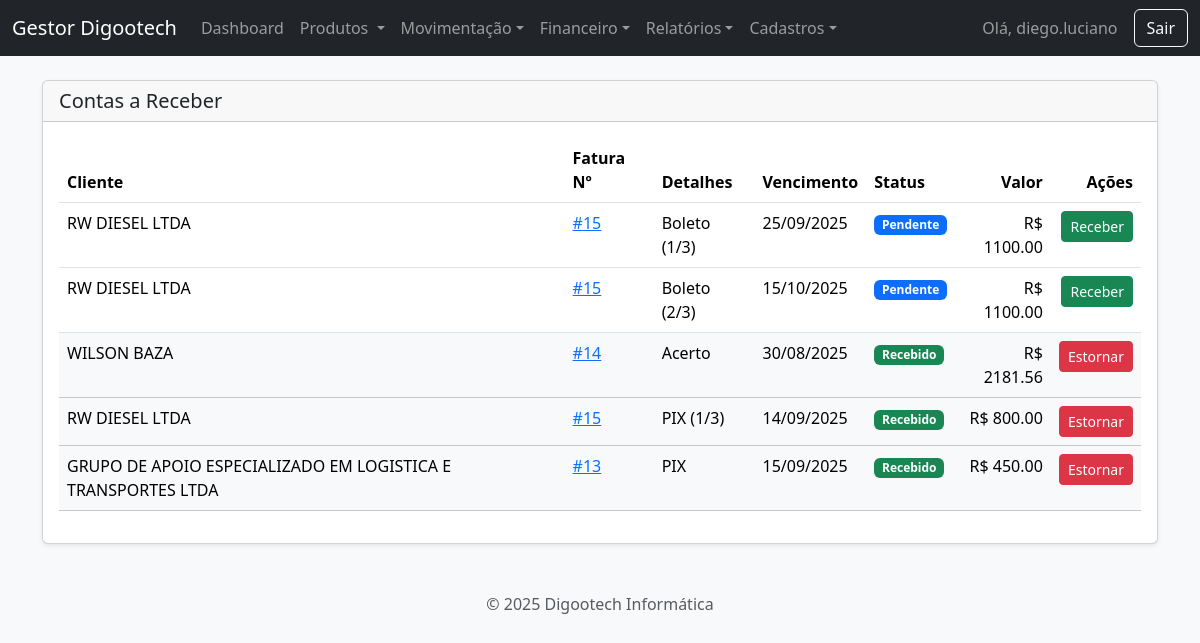
/contas-a-receber (signed in), run on the app's committed database.
### app.py (models this page shows, shortened)
class User(UserMixin, db.Model):
    id = db.Column(db.Integer, primary_key=True)
    username = db.Column(db.String(80), unique=True, nullable=False)
    password_hash = db.Column(db.String(200), nullable=False)

class Pagamento(db.Model):
    id = db.Column(db.Integer, primary_key=True)
    faturamento_id = db.Column(db.Integer, db.ForeignKey('faturamento.id'), nullable=False)
    tipo_pagamento = db.Column(db.String(20), nullable=False)
    valor = db.Column(db.Float, nullable=False)
    data_vencimento = db.Column(db.Date, nullable=False)
    chave_pix = db.Column(db.String(100), nullable=True)
    numero_parcelas = db.Column(db.Integer, default=1)
    status = db.Column(db.String(20), default='Pendente')

class Cliente(db.Model):
    id = db.Column(db.Integer, primary_key=True)
    tipo_pessoa = db.Column(db.String(10), nullable=False, default='FISICA')
    nome = db.Column(db.String(100), unique=True)
    cpf = db.Column(db.String(14), unique=True)
    razao_social = db.Column(db.String(150), unique=True)
    cnpj = db.Column(db.String(18), unique=True)
    inscricao_estadual = db.Column(db.String(20))
    email = db.Column(db.String(100))
    telefone = db.Column(db.String(11))
    cep = db.Column(db.String(9))
    rua = db.Column(db.String(150))
    numero = db.Column(db.String(20))
    bairro = db.Column(db.String(100))
    cidade = db.Column(db.String(100))
    uf = db.Column(db.String(2))
    ordens = db.relationship('OrdemServico', backref='cliente', lazy=True)
    @property
    def nome_exibicao(self): return self.nome if self.tipo_pessoa == 'FISICA' else self.razao_social

class Faturamento(db.Model):
    id = db.Column(db.Integer, primary_key=True)
    data_emissao = db.Column(db.DateTime, default=datetime.datetime.utcnow)
    data_vencimento = db.Column(db.Date, nullable=False)
    tipo_pagamento = db.Column(db.String(20), nullable=False)
    chave_pix = db.Column(db.String(100), nullable=True)
    cliente_id = db.Column(db.Integer, db.ForeignKey('cliente.id'), nullable=False)
    ordens = db.relationship('OrdemServico', secondary=faturamento_os, backref='faturamento', lazy='dynamic')
    cliente = db.relationship('Cliente')
    pagamentos = db.relationship('Pagamento', backref='faturamento', lazy=True, cascade="all, delete-orphan")

### app.py (the view)
@app.route('/contas-a-receber')
@login_required
def gerenciar_contas_a_receber():
    contas = Pagamento.query.order_by(Pagamento.status.asc(), Pagamento.data_vencimento.asc()).all()
    return render_template('contas_a_receber.html', contas=contas, today_date=datetime.date.today())

### app.py (called while the page is built)
@login_manager.user_loader
def load_user(user_id):
    return db.session.get(User, int(user_id))

### templates/contas_a_receber.html
{% extends 'base.html' %}
{% block content %}
<div class="card shadow-sm">
    <div class="card-header"><h2 class="h5 mb-0">Contas a Receber</h2></div>
    <div class="card-body">
        <table class="table table-hover">
            <thead><tr><th scope="col">Cliente</th><th scope="col">Fatura Nº</th><th scope="col">Detalhes</th><th scope="col">Vencimento</th><th scope="col">Status</th><th scope="col" class="text-end">Valor</th><th scope="col" class="text-end">Ações</th></tr></thead>
            <tbody>
                {% for conta in contas %}
                <tr class="{{ 'table-light text-muted' if conta.status == 'Recebido' else '' }}">
                    <td>{{ conta.faturamento.cliente.nome_exibicao if conta.faturamento.cliente else 'N/A' }}</td>
                    <td><a href="{{ url_for('gerar_fatura_pdf', fatura_id=conta.faturamento.id) }}" target="_blank">#{{ conta.faturamento.id }}</a></td>
                    <td>
                        {% set contagem_parcelas = conta.faturamento.pagamentos|length %}
                        {{ conta.tipo_pagamento }} {% if contagem_parcelas > 1 %} ({{ conta.numero_parcelas }}/{{ contagem_parcelas }}) {% endif %}
                    </td>
                    <td>{{ conta.data_vencimento.strftime('%d/%m/%Y') }}</td>
                    <td>
                        {% if conta.status == 'Recebido' %}
                            <span class="badge bg-success">Recebido</span>
                        {% else %}
                            {% set dias_para_vencer = (conta.data_vencimento - today_date).days %}
                            {% if dias_para_vencer < 0 %}
                                <span class="badge bg-danger">Vencido ({{ dias_para_vencer * -1 }}d)</span>
                            {% elif dias_para_vencer <= 7 %}
                                <span class="badge bg-warning text-dark">A Vencer ({{ dias_para_vencer }}d)</span>
                            {% else %}
                                <span class="badge bg-primary">Pendente</span>
                            {% endif %}
                        {% endif %}
                    </td>
                    <td class="text-end">R$ {{ "%.2f"|format(conta.valor) }}</td>
                    <td class="text-end">
                        <div class="btn-group">
                            {% if conta.status == 'Pendente' %}
                                <form action="{{ url_for('marcar_como_recebido', pagamento_id=conta.id) }}" method="POST" onsubmit="return confirm('Confirmar o recebimento deste valor?');"><button type="submit" class="btn btn-success btn-sm">Receber</button></form>
                            {% else %}
                                <form action="{{ url_for('estornar_recebimento', pagamento_id=conta.id) }}" method="POST" onsubmit="return confirm('Tem certeza que deseja estornar este recebimento?');"><button type="submit" class="btn btn-danger btn-sm">Estornar</button></form>
                            {% endif %}
                        </div>
                    </td>
                </tr>
                {% else %}
                <tr><td colspan="7" class="text-center">Nenhuma conta a receber encontrada.</td></tr>
                {% endfor %}
            </tbody>
        </table>
    </div>
</div>
{% endblock %}

### templates/base.html (shortened to what this page needs)
<!DOCTYPE html>
<html lang="pt-br">
<head>
    <link href="{{ url_for('static', filename='css/bootstrap.min.css') }}" rel="stylesheet">
    <link href="https://cdn.jsdelivr.net/npm/select2@4.1.0-rc.0/dist/css/select2.min.css" rel="stylesheet" />
    <link rel="stylesheet" href="https://cdn.jsdelivr.net/npm/select2-bootstrap-5-theme@1.3.0/dist/select2-bootstrap-5-theme.min.css" />
    <link rel="stylesheet" href="{{ url_for('static', filename='style.css') }}">
</head>
<body class="bg-light {{ body_class or '' }}">
    <nav class="navbar navbar-expand-lg navbar-dark bg-dark">
        <div class="container-fluid">
            <a class="navbar-brand" href="{{ url_for('dashboard') }}">Gestor Digootech</a>
            {% if current_user.is_authenticated %}
            <div class="collapse navbar-collapse" id="navbarNav">
                <ul class="navbar-nav me-auto mb-2 mb-lg-0">
                    <li class="nav-item"><a class="nav-link" href="{{ url_for('dashboard') }}">Dashboard</a></li>
                    <li class="nav-item dropdown">
                        <a class="nav-link dropdown-toggle" href="#" role="button" data-bs-toggle="dropdown" aria-expanded="false">
                            Produtos
                        </a>
                    </li>
                    <li class="nav-item dropdown">
                        <a class="nav-link dropdown-toggle" href="#" role="button" data-bs-toggle="dropdown">Movimentação</a>
                    </li>
                     <li class="nav-item dropdown">
                        <a class="nav-link dropdown-toggle" href="#" role="button" data-bs-toggle="dropdown">Financeiro</a>
                    </li>
                    <li class="nav-item dropdown">
                        <a class="nav-link dropdown-toggle" href="#" role="button" data-bs-toggle="dropdown">Relatórios</a>
                    </li>
                    <li class="nav-item dropdown">
                        <a class="nav-link dropdown-toggle" href="#" role="button" data-bs-toggle="dropdown">Cadastros</a>
                    </li>
                </ul>
                <span class="navbar-text me-3">Olá, {{ current_user.username }}</span>
                <a href="{{ url_for('logout') }}" class="btn btn-outline-light">Sair</a>
            </div>
            {% endif %}
        </div>
    </nav>
    <main class="container mt-4">
        {% block content %}{% endblock %}
    </main>
    <footer class="text-center text-muted mt-5 mb-3">
    <p>&copy; 2025 Digootech Informática</p>
    </footer>
</body>
</html>

### data on the page
User: username "diego.luciano"
Pagamento: faturamento.cliente "RW DIESEL LTDA", faturamento.id "15", tipo_pagamento "Boleto", numero_parcelas "1", contagem_parcelas "3", data_vencimento "25/09/2025", status "Pendente", valor "1100.00"
Pagamento: faturamento.cliente "RW DIESEL LTDA", faturamento.id "15", tipo_pagamento "Boleto", numero_parcelas "2", contagem_parcelas "3", data_vencimento "15/10/2025", status "Pendente", valor "1100.00"
Pagamento: faturamento.cliente "WILSON BAZA", faturamento.id "14", tipo_pagamento "Acerto", data_vencimento "30/08/2025", status "Recebido", valor "2181.56"
Pagamento: faturamento.cliente "RW DIESEL LTDA", faturamento.id "15", tipo_pagamento "PIX", numero_parcelas "1", id "3", data_vencimento "14/09/2025", status "Recebido", valor "800.00"
Pagamento: faturamento.cliente "GRUPO DE APOIO ESPECIALIZADO EM LOGISTICA E TRANSPORTES LTDA", faturamento.id "13", tipo_pagamento "PIX", data_vencimento "15/09/2025", status "Recebido", valor "450.00"
